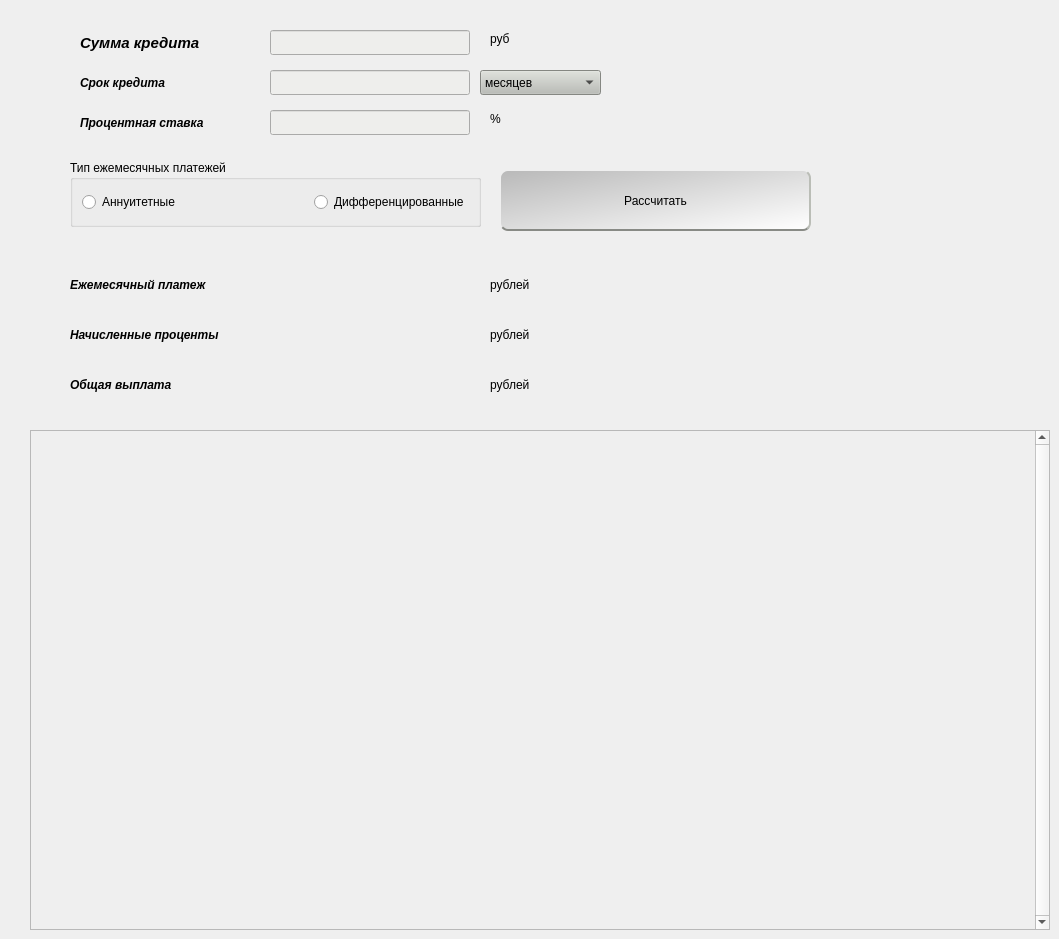
      <widget class="QWidget" name="tab_credit">
       <attribute name="title">
        <string>CreditCalculator</string>
       </attribute>
       <widget class="QLabel" name="label">
        <property name="geometry">
         <rect>
          <x>80</x>
          <y>30</y>
          <width>180</width>
          <height>25</height>
         </rect>
        </property>
        <property name="font">
         <font>
          <family>Ubuntu</family>
          <pointsize>11</pointsize>
          <weight>75</weight>
          <italic>true</italic>
          <bold>true</bold>
          <underline>false</underline>
          <strikeout>false</strikeout>
         </font>
        </property>
        <property name="text">
         <string>Сумма кредита</string>
        </property>
       </widget>
       <widget class="QLineEdit" name="BodyCredit">
        <property name="geometry">
         <rect>
          <x>270</x>
          <y>30</y>
          <width>200</width>
          <height>25</height>
         </rect>
        </property>
        <property name="styleSheet">
         <string notr="true">background-color: rgb(238, 238, 236);</string>
        </property>
       </widget>
       <widget class="QLabel" name="label_2">
        <property name="geometry">
         <rect>
          <x>490</x>
          <y>30</y>
          <width>67</width>
          <height>17</height>
         </rect>
        </property>
        <property name="text">
         <string>руб</string>
        </property>
       </widget>
       <widget class="QLabel" name="label_3">
        <property name="geometry">
         <rect>
          <x>80</x>
          <y>70</y>
          <width>180</width>
          <height>25</height>
         </rect>
        </property>
        <property name="font">
         <font>
          <family>Ubuntu</family>
          <weight>75</weight>
          <italic>true</italic>
          <bold>true</bold>
         </font>
        </property>
        <property name="text">
         <string>Срок кредита</string>
        </property>
       </widget>
       <widget class="QLineEdit" name="DurationCredit">
        <property name="geometry">
         <rect>
          <x>270</x>
          <y>70</y>
          <width>200</width>
          <height>25</height>
         </rect>
        </property>
        <property name="styleSheet">
         <string notr="true">background-color: rgb(238, 238, 236);</string>
        </property>
       </widget>
       <widget class="QComboBox" name="PeriodValueCredit">
        <property name="geometry">
         <rect>
          <x>480</x>
          <y>70</y>
          <width>121</width>
          <height>25</height>
         </rect>
        </property>
        <property name="styleSheet">
         <string notr="true">background-color: rgb(186, 189, 182);</string>
        </property>
        <property name="currentText">
         <string notr="true">месяцев</string>
        </property>
        <item>
         <property name="text">
          <string>месяцев</string>
         </property>
        </item>
        <item>
         <property name="text">
          <string>лет</string>
         </property>
        </item>
       </widget>
       <widget class="QLabel" name="label_4">
        <property name="geometry">
         <rect>
          <x>80</x>
          <y>110</y>
          <width>180</width>
          <height>25</height>
         </rect>
        </property>
        <property name="font">
         <font>
          <family>Ubuntu</family>
          <weight>75</weight>
          <italic>true</italic>
          <bold>true</bold>
         </font>
        </property>
        <property name="text">
         <string>Процентная ставка</string>
        </property>
       </widget>
       <widget class="QLineEdit" name="PercentCredit">
        <property name="geometry">
         <rect>
          <x>270</x>
          <y>110</y>
          <width>200</width>
          <height>25</height>
         </rect>
        </property>
        <property name="styleSheet">
         <string notr="true">background-color: rgb(238, 238, 236);</string>
        </property>
       </widget>
       <widget class="QLabel" name="label_5">
        <property name="geometry">
         <rect>
          <x>490</x>
          <y>110</y>
          <width>67</width>
          <height>17</height>
         </rect>
        </property>
        <property name="text">
         <string>%</string>
        </property>
       </widget>
       <widget class="QGroupBox" name="groupBox">
        <property name="geometry">
         <rect>
          <x>70</x>
          <y>160</y>
          <width>411</width>
          <height>67</height>
         </rect>
        </property>
        <property name="title">
         <string>Тип ежемесячных платежей</string>
        </property>
        <layout class="QHBoxLayout" name="horizontalLayout">
         <item>
          <widget class="QRadioButton" name="Anuit">
           <property name="text">
            <string>Аннуитетные</string>
           </property>
          </widget>
         </item>
         <item>
          <spacer name="horizontalSpacer">
           <property name="orientation">
            <enum>Qt::Horizontal</enum>
           </property>
           <property name="sizeHint" stdset="0">
            <size>
             <width>40</width>
             <height>20</height>
            </size>
           </property>
          </spacer>
         </item>
         <item>
          <widget class="QRadioButton" name="Diff">
           <property name="text">
            <string>Дифференцированные</string>
           </property>
          </widget>
         </item>
        </layout>
       </widget>
       <widget class="QLabel" name="label_6">
        <property name="geometry">
         <rect>
          <x>70</x>
          <y>270</y>
          <width>180</width>
          <height>30</height>
         </rect>
        </property>
        <property name="font">
         <font>
          <family>Ubuntu</family>
          <weight>75</weight>
          <italic>true</italic>
          <bold>true</bold>
         </font>
        </property>
        <property name="text">
         <string>Ежемесячный платеж</string>
        </property>
       </widget>
       <widget class="QLabel" name="label_7">
        <property name="geometry">
         <rect>
          <x>70</x>
          <y>320</y>
          <width>180</width>
          <height>30</height>
         </rect>
        </property>
        <property name="font">
         <font>
          <family>Ubuntu</family>
          <weight>75</weight>
          <italic>true</italic>
          <bold>true</bold>
         </font>
        </property>
        <property name="text">
         <string>Начисленные проценты</string>
        </property>
       </widget>
       <widget class="QLabel" name="label_8">
        <property name="geometry">
         <rect>
          <x>70</x>
          <y>370</y>
          <width>180</width>
          <height>30</height>
         </rect>
        </property>
        <property name="font">
         <font>
          <family>Ubuntu</family>
          <weight>75</weight>
          <italic>true</italic>
          <bold>true</bold>
         </font>
        </property>
        <property name="text">
         <string>Общая выплата</string>
        </property>
       </widget>
       <widget class="QLabel" name="month_payment">
        <property name="geometry">
         <rect>
          <x>270</x>
          <y>270</y>
          <width>200</width>
          <height>30</height>
         </rect>
        </property>
        <property name="text">
         <string/>
        </property>
        <property name="alignment">
         <set>Qt::AlignRight|Qt::AlignTrailing|Qt::AlignVCenter</set>
        </property>
       </widget>
       <widget class="QLabel" name="interest_charges">
        <property name="geometry">
         <rect>
          <x>270</x>
          <y>320</y>
          <width>200</width>
          <height>30</height>
         </rect>
        </property>
        <property name="text">
         <string/>
        </property>
        <property name="alignment">
         <set>Qt::AlignRight|Qt::AlignTrailing|Qt::AlignVCenter</set>
        </property>
       </widget>
       <widget class="QLabel" name="total_amount">
        <property name="geometry">
         <rect>
          <x>270</x>
          <y>370</y>
          <width>200</width>
          <height>30</height>
         </rect>
        </property>
        <property name="text">
         <string/>
        </property>
        <property name="alignment">
         <set>Qt::AlignRight|Qt::AlignTrailing|Qt::AlignVCenter</set>
        </property>
       </widget>
       <widget class="QPushButton" name="pushButton_creditCalc">
        <property name="geometry">
         <rect>
          <x>500</x>
          <y>170</y>
          <width>311</width>
          <height>61</height>
         </rect>
        </property>
        <property name="styleSheet">
         <string notr="true">QPushButton{
border-style:solid;
border-width:2px;
border-radius:8px;
border-bottom-color: rgb(136, 138, 133);
border-right-color: rgb(186, 189, 182);
background-color: qlineargradient(spread:pad, x1:0, y1:0, x2:1, y2:1, stop:0 rgba(185, 185, 185, 255), stop:1 rgba(255, 255, 255, 255));
}

QPushButton::hover{
background-color: qlineargradient(spread:pad, x1:0, y1:0, x2:1, y2:1, stop:0 rgba(182, 182, 182, 255), stop:1 rgba(224, 224, 224, 255));
}

QPushButton::pressed{
background-color: qlineargradient(spread:pad, x1:0, y1:0, x2:1, y2:1, stop:0 rgba(177, 177, 177, 255), stop:1 rgba(255, 255, 255, 255));
}</string>
        </property>
        <property name="text">
         <string>Рассчитать</string>
        </property>
       </widget>
       <widget class="QLabel" name="label_info">
        <property name="geometry">
         <rect>
          <x>69</x>
          <y>439</y>
          <width>961</width>
          <height>491</height>
         </rect>
        </property>
        <property name="text">
         <string/>
        </property>
        <property name="alignment">
         <set>Qt::AlignLeading|Qt::AlignLeft|Qt::AlignTop</set>
        </property>
       </widget>
       <widget class="QLabel" name="label_9">
        <property name="geometry">
         <rect>
          <x>490</x>
          <y>270</y>
          <width>100</width>
          <height>30</height>
         </rect>
        </property>
        <property name="text">
         <string>рублей</string>
        </property>
       </widget>
       <widget class="QLabel" name="label_10">
        <property name="geometry">
         <rect>
          <x>490</x>
          <y>320</y>
          <width>100</width>
          <height>30</height>
         </rect>
        </property>
        <property name="text">
         <string>рублей</string>
        </property>
       </widget>
       <widget class="QLabel" name="label_11">
        <property name="geometry">
         <rect>
          <x>490</x>
          <y>370</y>
          <width>100</width>
          <height>30</height>
         </rect>
        </property>
        <property name="text">
         <string>рублей</string>
        </property>
       </widget>
       <widget class="QScrollArea" name="scrollArea">
        <property name="geometry">
         <rect>
          <x>30</x>
          <y>430</y>
          <width>1020</width>
          <height>500</height>
         </rect>
        </property>
        <property name="verticalScrollBarPolicy">
         <enum>Qt::ScrollBarAlwaysOn</enum>
        </property>
        <property name="horizontalScrollBarPolicy">
         <enum>Qt::ScrollBarAlwaysOff</enum>
        </property>
        <property name="widgetResizable">
         <bool>true</bool>
        </property>
        <widget class="QWidget" name="scrollAreaWidgetContents">
         <property name="geometry">
          <rect>
           <x>0</x>
           <y>0</y>
           <width>1006</width>
           <height>500</height>
          </rect>
         </property>
        </widget>
       </widget>
      </widget>
